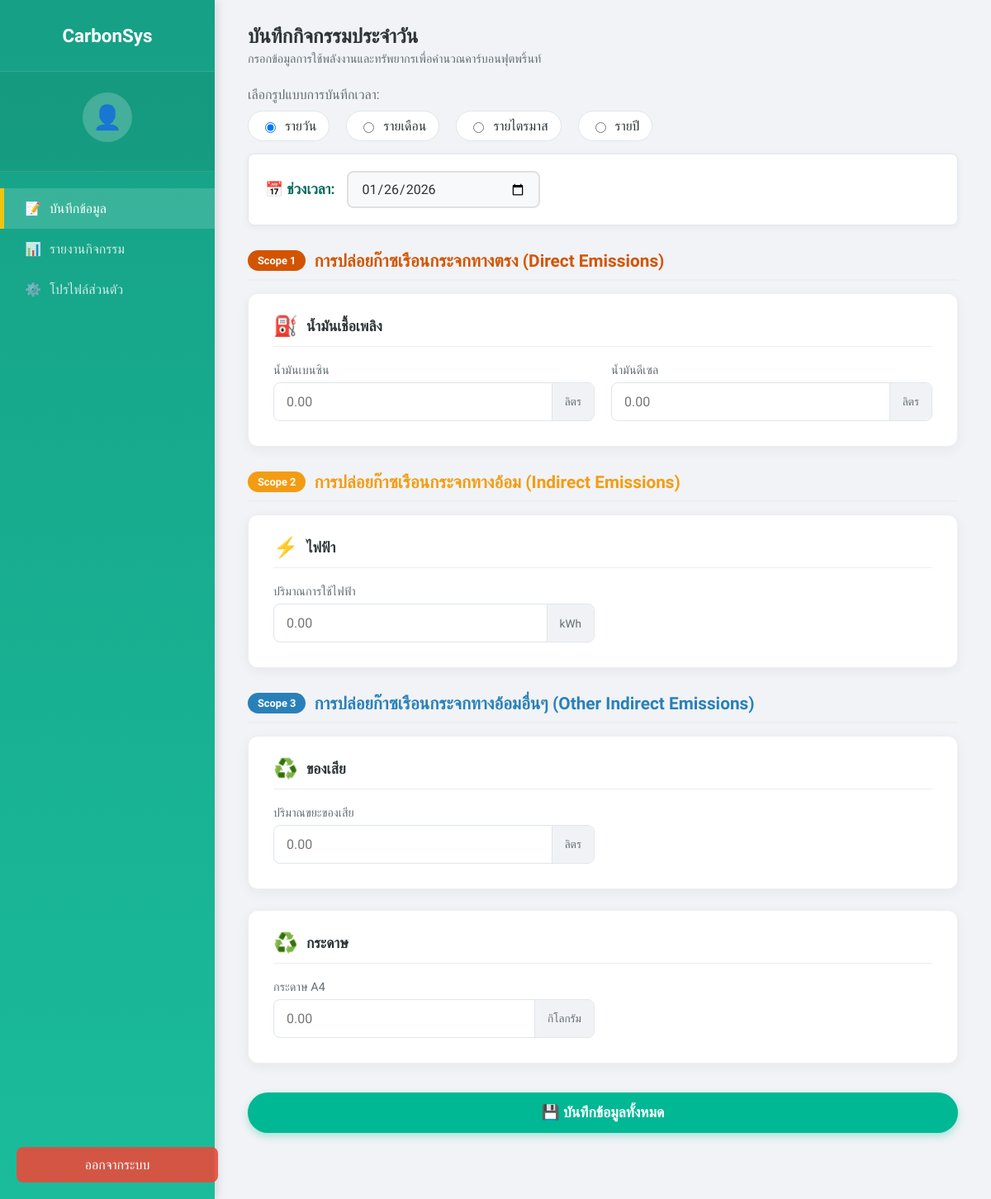
/fontend/home.php (signed in), run on the app's committed database.
### tables this page shows
CREATE TABLE `emission_factors` (
  `factor_id` int(11) NOT NULL,
  `source_id` int(11) DEFAULT NULL,
  `factor_name` varchar(150) NOT NULL,
  `factor_value` decimal(15,6) NOT NULL COMMENT 'ค่า EF',
  `unit` varchar(50) NOT NULL COMMENT 'เช่น kgCO2e/unit',
  `reference_year` year(4) NOT NULL,
  `source_reference` varchar(255) DEFAULT NULL COMMENT 'แหล่งอ้างอิงค่า EF เช่น TGO'
);

### fontend/home.php (the view, shortened to what this page needs)
<?php
require_once '../db_config.php';
$active_tab = 'record';
$date_mode = isset($_POST['date_mode']) ? $_POST['date_mode'] : 'daily';
function getScope($name) {
    if (strpos($name, 'ไฟฟ้า') !== false) return 2;
    if (strpos($name, 'น้ำมัน') !== false || strpos($name, 'เชื้อเพลิง') !== false || stripos($name, 'LPG') !== false) return 1;
    return 3;
}
$factors_raw = $conn->query("SELECT ef.*, es.source_name, es.source_id FROM emission_factors ef LEFT JOIN emission_sources es ON ef.source_id=es.source_id ORDER BY es.source_id, ef.factor_id")->fetchAll();
$scope_grouped = [1 => [], 2 => [], 3 => []];
foreach ($factors_raw as $r) { $scope_grouped[getScope($r['source_name'])][$r['source_name']][] = $r; }
?>
<!DOCTYPE html>
<html lang="th">
<head>
</head>
<body>
    <nav class="sidebar">
        <div class="sidebar-header">Carbon<span>Sys</span></div>
        <div class="user-profile">
            <div class="user-avatar">👤</div>
        </div>
        <ul class="sidebar-menu">
            <li><button onclick="switchTab('record')" class="<?php echo $active_tab=='record'?'active':''; ?>" id="btn-record">📝 <span>บันทึกข้อมูล</span></button></li>
            <li><button onclick="switchTab('history')" class="<?php echo $active_tab=='history'?'active':''; ?>" id="btn-history">📊 <span>รายงานกิจกรรม</span></button></li>
            <li><button onclick="switchTab('profile')" class="<?php echo $active_tab=='profile'?'active':''; ?>" id="btn-profile">⚙️ <span>โปรไฟล์ส่วนตัว</span></button></li>
        </ul>
        <div class="logout-container">
            <a href="home.php?action=logout" class="btn-logout" onclick="return confirm('ยืนยันออกจากระบบ?')">ออกจากระบบ</a>
        </div>
    </nav>
    <main class="main-content">
        <div class="container">
            <div id="tab-record" class="tab-content <?php echo $active_tab=='record'?'active':''; ?>">
                <div class="header-section"><div><h2>บันทึกกิจกรรมประจำวัน</h2><div class="sub-text">กรอกข้อมูลการใช้พลังงานและทรัพยากรเพื่อคำนวณคาร์บอนฟุตพริ้นท์</div></div></div>
                <form method="POST">
                    <div style="margin-bottom: 10px; font-weight: 500; color: var(--text-muted);">เลือกรูปแบบการบันทึกเวลา:</div>
                    <div class="radio-group">
                        <label class="radio-item"><input type="radio" name="date_mode" value="daily" onchange="toggleDateInput('daily')" <?php echo ($date_mode=='daily')?'checked':''; ?>> รายวัน</label>
                        <label class="radio-item"><input type="radio" name="date_mode" value="monthly" onchange="toggleDateInput('monthly')" <?php echo ($date_mode=='monthly')?'checked':''; ?>> รายเดือน</label>
                        <label class="radio-item"><input type="radio" name="date_mode" value="quarterly" onchange="toggleDateInput('quarterly')" <?php echo ($date_mode=='quarterly')?'checked':''; ?>> รายไตรมาส</label>
                        <label class="radio-item"><input type="radio" name="date_mode" value="yearly" onchange="toggleDateInput('yearly')" <?php echo ($date_mode=='yearly')?'checked':''; ?>> รายปี</label>
                    </div>
                    <div class="date-input-container">
                        <label>📅 ช่วงเวลา:</label>
                        <div id="input-daily" class="date-input <?php echo ($date_mode=='daily')?'active':''; ?>"><input type="date" name="log_date_day" value="<?php echo $_POST['log_date_day'] ?? date('Y-m-d'); ?>" class="date-field"></div>
                    </div>
                    <?php foreach([1,2,3] as $s_id): if(!empty($scope_grouped[$s_id])): ?>
                        <div class="scope-header">
                            <span class="scope-badge s<?php echo $s_id; ?>-bg">Scope <?php echo $s_id; ?></span>
                            <h3 class="s<?php echo $s_id; ?>-color"><?php echo ($s_id==1) ? 'การปล่อยก๊าซเรือนกระจกทางตรง (Direct Emissions)' : (($s_id==2) ? 'การปล่อยก๊าซเรือนกระจกทางอ้อม (Indirect Emissions)' : 'การปล่อยก๊าซเรือนกระจกทางอ้อมอื่นๆ (Other Indirect Emissions)'); ?></h3>
                        </div>
                        <?php foreach ($scope_grouped[$s_id] as $src => $facts): ?>
                        <div class="card">
                            <div style="display:flex; align-items:center; gap:10px; margin-bottom:20px; border-bottom:1px solid #eee; padding-bottom:10px;">
                                <span style="font-size:1.5em;"><?php echo ($s_id==1)?'⛽':(($s_id==2)?'⚡':'♻️'); ?></span><h3 style="margin:0; color:#2d3436; font-size:1.1em;"><?php echo htmlspecialchars($src); ?></h3>
                            </div>
                            <div class="grid-inputs">
                                <?php foreach ($facts as $f): ?>
                                <div class="input-wrapper">
                                    <label class="input-label"><?php echo $f['factor_name']; ?></label>
                                    <div class="modern-input-group"><input type="number" step="0.01" min="0" name="activity[<?php echo $f['factor_id']; ?>]" placeholder="0.00"><span class="unit-badge"><?php echo $f['unit']; ?></span></div>
                                </div>
                                <?php endforeach; ?>
                            </div>
                        </div>
                        <?php endforeach; ?>
                    <?php endif; endforeach; ?>
                    <button type="submit" name="save_multiple" class="btn-submit">💾 บันทึกข้อมูลทั้งหมด</button>
                </form>
            </div>
        </div>
    </main>
</body>
</html>

### data on the page
emission_factors: factor_name "น้ำมันเบนซิน", unit "ลิตร"
emission_factors: factor_name "น้ำมันดีเซล", unit "ลิตร"
emission_factors: factor_name "ปริมาณการใช้ไฟฟ้า", unit "kWh"
emission_factors: factor_name "ปริมาณขยะของเสีย", unit "ลิตร"
emission_factors: factor_name "กระดาษ A4", unit "กิโลกรัม"

### other printed values
$s_id "1"
$src "น้ำมันเชื้อเพลิง"
$s_id "2"
$src "ไฟฟ้า"
$s_id "3"
$src "ของเสีย"
$src "กระดาษ"
